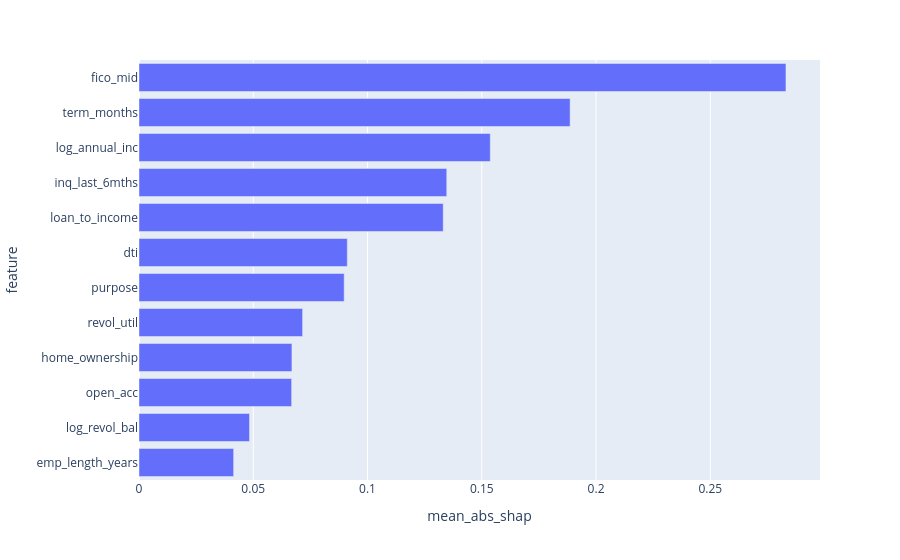

Here is the notebook cell this chart was saved with:
### Markdown cell above
## Why did it say that? (SHAP)

### Code cell
imp, values, Xs = model.shap_importance(lgbm, X_test, sample=5000)
px.bar(imp.head(12).sort_values('mean_abs_shap'), x='mean_abs_shap', y='feature', orientation='h').show()
imp.head(8)

### Figure 1 — Plotly figure (JSON) as saved in the notebook; plotly's stock layout.template omitted (floating-point values rounded to 4 significant figures)
{"data": [{"hovertemplate": "mean_abs_shap=%{x}<br>feature=%{y}<extra></extra>", "legendgroup": "", "marker": {"color": "#636efa", "pattern": {"shape": ""}}, "name": "", "orientation": "h", "showlegend": false, "textposition": "auto", "type": "bar", "x": [0.04141, 0.04835, 0.06679, 0.06692, 0.07159, 0.08978, 0.09114, 0.1331, 0.1347, 0.1537, 0.1887, 0.2831], "xaxis": "x", "y": ["emp_length_years", "log_revol_bal", "open_acc", "home_ownership", "revol_util", "purpose", "dti", "loan_to_income", "inq_last_6mths", "log_annual_inc", "term_months", "fico_mid"], "yaxis": "y"}], "layout": {"barmode": "relative", "legend": {"tracegroupgap": 0}, "margin": {"t": 60}, "xaxis": {"anchor": "y", "domain": [0.0, 1.0], "title": {"text": "mean_abs_shap"}}, "yaxis": {"anchor": "x", "domain": [0.0, 1.0], "title": {"text": "feature"}}}}
